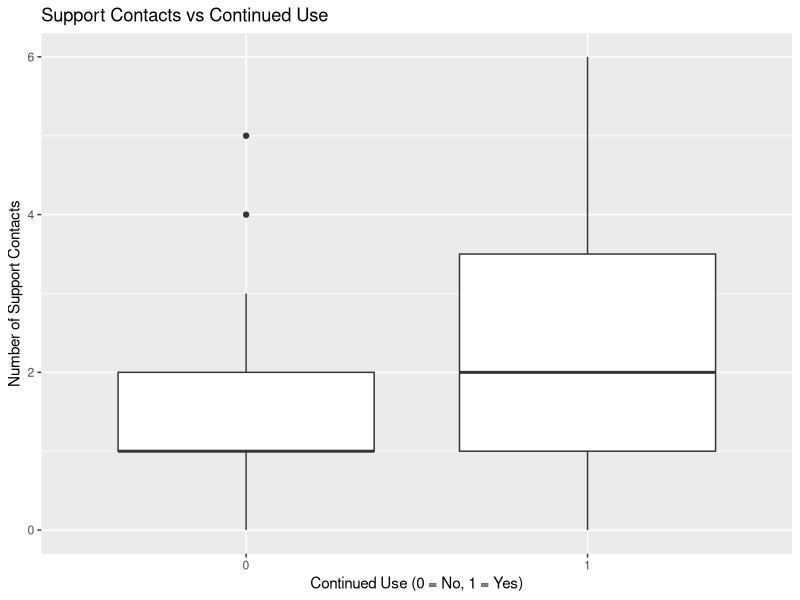
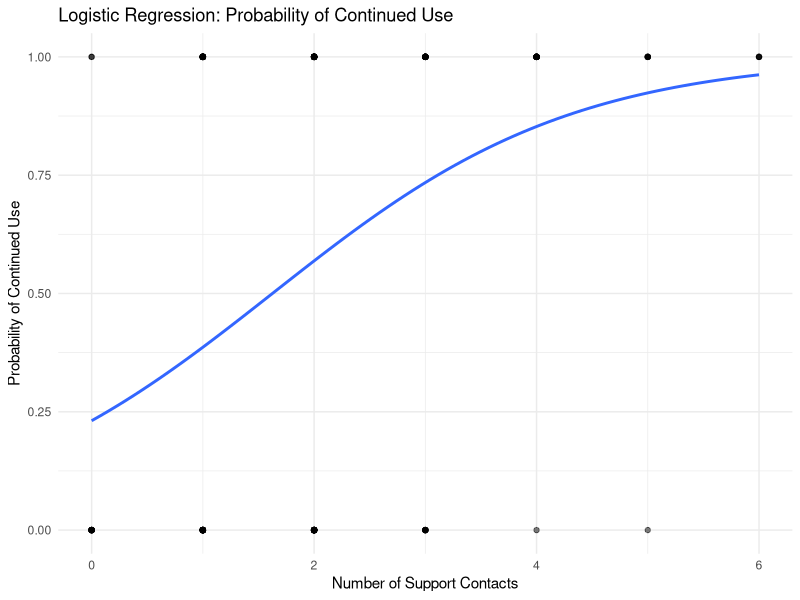

These charts were generated, in order, by the following R code:
## ---- chunk 1
# Load the necessary packages 
library(tidyverse) # used for data manipulation and visualization
library(broom) # for tidying the model output, making it easier to work with

# to install any missing packages go to the Terminal and run the command: install.packages("PACKAGE_NAME")
## ---- chunk 2
# Setting a seed for reproducibility
set.seed(123)

# Simulating data
n <- 200
support_contact <- rpois(n, lambda = 2)  # Number of contacts with support
continued_use <- rbinom(n, size = 1, prob = 1 / (1 + exp(-(-1 + 0.5 * support_contact))))

# Creating a data frame
data <- data.frame(support_contact, continued_use)

# Viewing the first few rows of the dataset
head(data)
## ---- chunk 3
# Plotting the distribution of support contacts for users who continued vs those who didn't
ggplot(data, aes(x = factor(continued_use), y = support_contact)) +
  geom_boxplot() +
  labs(title = "Support Contacts vs Continued Use",
       x = "Continued Use (0 = No, 1 = Yes)",
       y = "Number of Support Contacts")
## ---- chunk 4
# Fitting the logistic regression model
logistic_model <- glm(continued_use ~ support_contact, data = data, family = "binomial")

# Viewing the summary of the logistic regression model
summary(logistic_model)
## ---- chunk 5
# Plotting the logistic regression curve
ggplot(data, aes(x = support_contact, y = continued_use)) +
  geom_point(alpha = 0.5) +
  geom_smooth(method = "glm", method.args = list(family = "binomial"), se = FALSE) +
  labs(title = "Logistic Regression: Probability of Continued Use",
       x = "Number of Support Contacts",
       y = "Probability of Continued Use") +
  theme_minimal()
